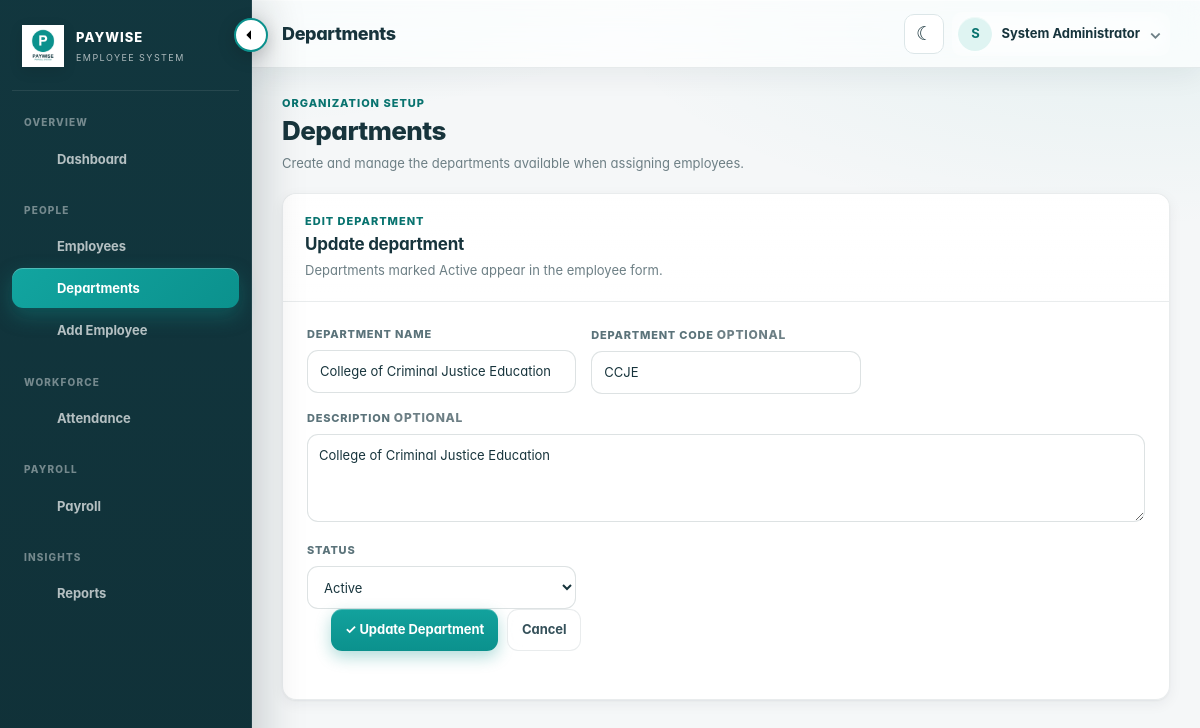
/pages/departments.php?edit=4 (signed in), run on the app's committed database.
### tables this page shows
CREATE TABLE departments (
    department_id INT NOT NULL AUTO_INCREMENT,
    department_name VARCHAR(150) NOT NULL,
    department_code VARCHAR(30) DEFAULT NULL,
    description TEXT DEFAULT NULL,
    status ENUM('Active','Inactive') NOT NULL DEFAULT 'Active',
    created_at TIMESTAMP NOT NULL DEFAULT CURRENT_TIMESTAMP,
    updated_at TIMESTAMP NOT NULL DEFAULT CURRENT_TIMESTAMP ON UPDATE CURRENT_TIMESTAMP,
    PRIMARY KEY (department_id),
    UNIQUE KEY uq_department_name (department_name),
    UNIQUE KEY uq_department_code (department_code),
    KEY idx_department_status (status)
);

### config/database.php (called while the page is built, shortened)
<?php
if (!function_exists('e')) {
    function e($value): string
    {
        return htmlspecialchars((string)$value, ENT_QUOTES, 'UTF-8');
    }
}

### pages/departments.php (the view, shortened to what this page needs)
<?php
require_once __DIR__ . '/../includes/auth.php';
require_once __DIR__ . '/../includes/layout.php';
$editDepartment = null;
if (isset($_GET['edit'])) {
    $editId = (int)$_GET['edit'];
    $stmt = $conn->prepare('SELECT department_id,department_name,department_code,description,status FROM departments WHERE department_id=? LIMIT 1');
    $stmt->bind_param('i', $editId);
    $stmt->execute();
    $editDepartment = $stmt->get_result()->fetch_assoc();
}
function department_value(?array $department, string $key): string
{
    return e($department[$key] ?? '');
}
?>
<!doctype html>
<html lang="en">
<head>
    <link rel="stylesheet" href="../assets/css/app.css?v=20260909-rail4">
    <link rel="stylesheet" href="../assets/css/apple-system.css?v=20260916-apple9">
</head>
<body>
<div class="app">
    <main class="main">
        <div class="content">
            <div class="page-heading">
                <div>
                    <div class="eyebrow">Organization Setup</div>
                    <h1>Departments</h1>
                    <p>Create and manage the departments available when assigning employees.</p>
                </div>
            </div>
            <section class="card form-card">
                <div class="card-head">
                    <div>
                        <div class="eyebrow"><?php echo $editDepartment ? 'Edit Department' : 'New Department'; ?></div>
                        <h2><?php echo $editDepartment ? 'Update department' : 'Add a department'; ?></h2>
                        <p>Departments marked Active appear in the employee form.</p>
                    </div>
                </div>
                <div class="form-body">
                    <form method="post">
                        <div class="form-grid">
                            <div class="field">
                                <label>Department Name</label>
                                <input type="text" name="department_name" maxlength="100" required value="<?php echo department_value($editDepartment, 'department_name'); ?>" placeholder="e.g. College of Information Technology">
                            </div>
                            <div class="field">
                                <label>Department Code <span class="mini">Optional</span></label>
                                <input type="text" name="department_code" maxlength="30" value="<?php echo department_value($editDepartment, 'department_code'); ?>" placeholder="e.g. CITE">
                            </div>
                            <div class="field full">
                                <label>Description <span class="mini">Optional</span></label>
                                <textarea name="description" rows="3" placeholder="Short description of the department."><?php echo department_value($editDepartment, 'description'); ?></textarea>
                            </div>
                            <div class="field">
                                <label>Status</label>
                                <select name="status">
                                    <option value="Active" <?php echo (($editDepartment['status'] ?? 'Active') === 'Active') ? 'selected' : ''; ?>>Active</option>
                                </select>
                            </div>
                        </div>
                        <div class="form-actions">
                            <button class="btn btn-primary" type="submit"><?php echo $editDepartment ? '✓ Update Department' : '✓ Save Department'; ?></button>
                            <?php if ($editDepartment): ?><a class="btn btn-secondary" href="departments.php">Cancel</a><?php endif; ?>
                        </div>
                    </form>
                </div>
            </section>
            <section class="stats" style="margin-top:18px">
            </section>
        </div>
    </main>
</div>
</body>
</html>

### data on the page
departments: department_name "College of Criminal Justice Education", department_code "CCJE", description "College of Criminal Justice Education", status "Active"

### other printed values
$item[2] "Dashboard"
$item[2] "Employees"
$item[2] "Departments"
$item[2] "Add Employee"
$item[2] "Attendance"
$item[2] "Payroll"
$item[2] "Reports"
$title "Departments"
$initial "S"
$adminName "System Administrator"
